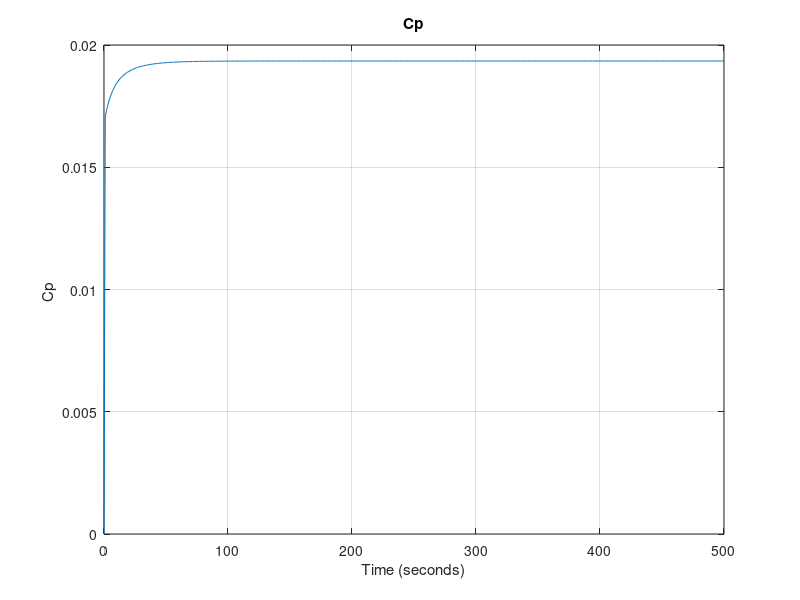
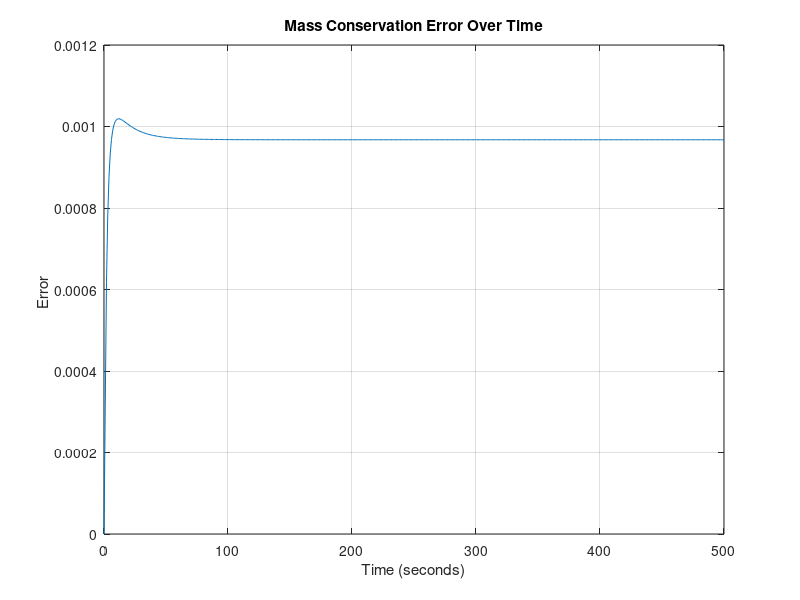
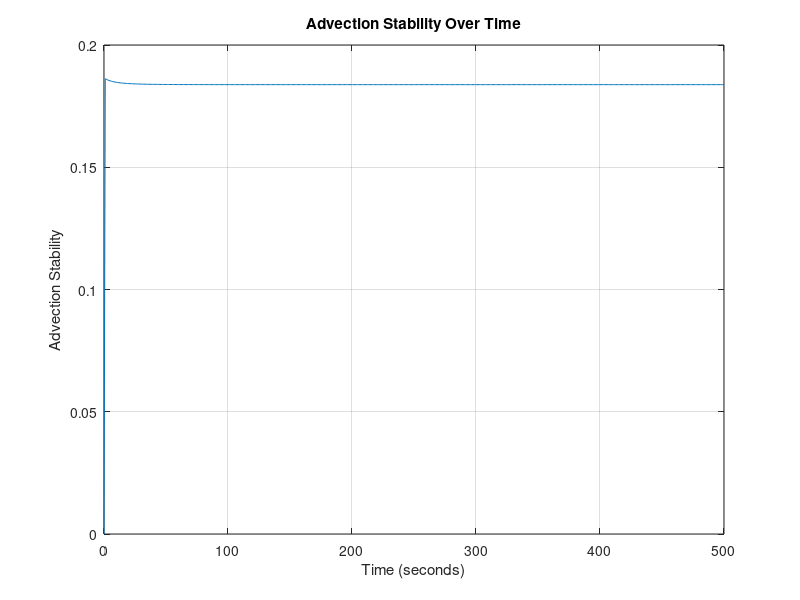
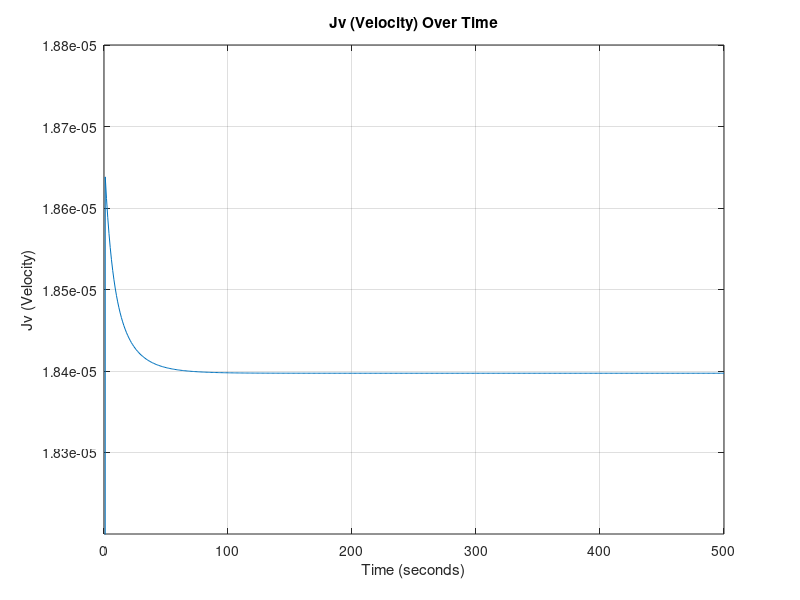

Reproduce these figures in MATLAB, in order. (Note: this script raises an error after producing the figures.)
%__Gruppe 3-Simulering-3.Sem__
clear
close all
clc
%% Inital Parameters
domain_length = 0.1;   % Domain length (meters)
domain_steps = 1000;    % Number of spatial domain_steps points
dx = domain_length / (domain_steps - 1); % Position discretization
 
time_length = 500;      % Time length (seconds)
time_steps = 500;       % Number of time steps
dt = time_length / time_steps; % Temporal discretization

% DEFINED VARIABLES
D = 1.464*10^-9; % Diffusivity coefficient H2PO4- in water [m^2 s^-1]
feed_conc = 0.1; % Constant solute concentration at the first cell 0.1 molar [H2PO4-]
TMP = 35; %TMP: Transmembrane Pressure [bar]

area = 0.001; % Area of the membrane surface [m^2]
kw = 5.7311*10^(-7); % Initial water permeability m^3 m^-2 bar^-1 s^-1 
my = 0.8903*10^-9; % Water viscosity [Bar∙s]
Rm = 1/(my*kw); % Rejection of water at the membrane (σ) [m^-1]
PC = 0.5; %Percipitate Advection Coefficient

sig_m = 0.1; % Rejection of ions 

% PHYSICAL CONSTANTS
R= 8.31415*10^-2; % Gasconstant [L^3 Bar mol^-1 K^-1]
T= 273.15+25; %Temperature [K]
 
% Anonymous functions
%Lv = @(time) kw*exp(-kb*time); %Water permeability dependent on Fouling

Mp = @(conc) 0.0011*exp(36.328*conc) + 0.263253; % concentration of udfæld in respect to phosphate increase.
Rf = @(conc) alpha*(Mp(conc)/area); % Rate of fouling
Lv = @(conc) 1/(my*(Rm+Rf(conc))); % Water permeability dependent on fouling


% Create a grid for space and time
x = linspace(0, domain_length, domain_steps);
t = linspace(0, time_length, time_steps);

% Initialize the concentration array AND Initial condition (1D)
C = zeros(domain_steps, time_steps)+0.1; % 0.1 molar [H2PO4] at pH 2.9


%Diffusive Stability
DS = D*dt/dx^2;
fprintf('\n Diffusivity Stability = %f', DS);
if DS>0.5 
   fprintf(2,'\n ERROR: Stabilitetsfejl');
else
    fprintf('\n Stable Diffusion Model !!');
end


%% Time-stepping loop
for j = 2:time_steps
    for i = 1:domain_steps
        LastC = C(domain_steps, j-1);

        C(1, :) = feed_conc; % Set the leftmost boundary to 0.1

        Jv = (kw*(TMP-(1*R*T*(LastC))));  % Volume flux = Jv ,  in terms of osmotic pressure (TMP, R, T, delta_C) and Lv. [m/s]

        % Calculate the second derivative in x direction
        if i == 1 %_Left Cell__
            d2Cdx2 = 0;
            dCdt_advection = 0;

        elseif i == domain_steps %__Membrane Cell___
            % No right neighbor at the last cell and MEMBRANE
            d2Cdx2 = (D * (C(domain_steps - 1, j-1) - C(domain_steps, j-1)) / dx^2) + C(i,j-1)*(sig_m)*Jv/(dx);
        else    %__Normal Cells__
            % Calculate the second derivative normally
            d2Cdx2 = D * (C(i + 1, j-1) - 2 * C(i, j-1) + C(i - 1, j-1)) / dx^2;
            % Apply advection term
            dCdt_advection = -Jv * (C(i, j-1) - C(i-1, j-1)) / dx;
        end
        % Apply the diffusion-advection-(electromigration) equation
        C(i, j) = C(i, j-1) + dt * (d2Cdx2 + dCdt_advection);
        Jv_values3(j) = Jv; % Plot values
        AS(j) = Jv * dt/dx; % Stability plot values
    end
end
%% CONSERVATION ERROR

Systemdiff = [0, diff(sum(C,1))]; % Diffrence in systemsums

inflow = Jv_values3*feed_conc*(dt/dx); % Inflow array
outflow = C(domain_steps, :).* Jv_values3*(1-sig_m)*(dt/dx); % Outflow array 

ERROR = Systemdiff - inflow + outflow; % The mass conservation error

%% 2D Plots

% Plot Mass Conservation Error values over time

figure;
plot(t, outflow);
xlabel('Time (seconds)');
ylabel('Cp ');
title('Cp');
grid on;



% Plot Mass Conservation Error values over time

figure;
plot(t, ERROR);
xlabel('Time (seconds)');
ylabel('Error ');
title('Mass Conservation Error Over Time');
grid on;

% Plot Advection Stability (DS) values over time

figure;
plot(t, AS);
xlabel('Time (seconds)');
ylabel('Advection Stability');
title('Advection Stability Over Time');
grid on;

% Plot Jv values over time
figure;
plot(t, Jv_values3);
xlabel('Time (seconds)');
ylabel('Jv (Velocity)');
title('Jv (Velocity) Over Time');
grid on;
xlim([0, 500]);
ylim([1.82*10^-5, 1.88*10^-5]);
ax = gca;
ax.YAxis.Exponent = -5;

% Define fractions of time steps you want to visualize
time_fraction = [0.001, 0.01, 0.1, 0.25, 0.5, 0.9];  % For example, 0.1 corresponds to 10% of time steps

% Calculate the corresponding time indices
time_instances = round(time_fraction * time_steps);

% Create a figure for the first plot
figure;
hold on;

% Plot concentration at specific time instances
for i = 1:length(time_instances)
    time_index = time_instances(i);
    plot(x, C(:, time_index));
end

xlabel('Position (meter)');
ylabel('Koncentration (M)');
title('Koncentration over Position ved Forskellige Tidsfraktioner');
xlim([0.0975, domain_length]);
ylim([0.1, 0.118]);

% Add a legend for clarity
legend(arrayfun(@(f) ['t=', num2str(f)], time_fraction, 'UniformOutput', false));

grid on;
hold off;


%% 3D Plot

% Create a 3D surface plot to visualize concentration over time and position
[T, X] = meshgrid(t, x);
figure;
h = surf(X, T, C); % Transpose removed here
xlabel('Position (meter)');
ylabel('Tid (sekunder)');
zlabel('Koncentration (M)');
title('Koncentration Over Tid og Position');

% Set axis limits to start at the origin
xlim([0, domain_length]);
ylim([0, time_length]);
zlim([0, 0.12]); % Assuming max(C(:)) is the maximum concentration in your data

set(h,'LineStyle','none')
colormap(jet)
clim([0.1 0.12])

%%
save('step3jv', 'Jv_values3')
